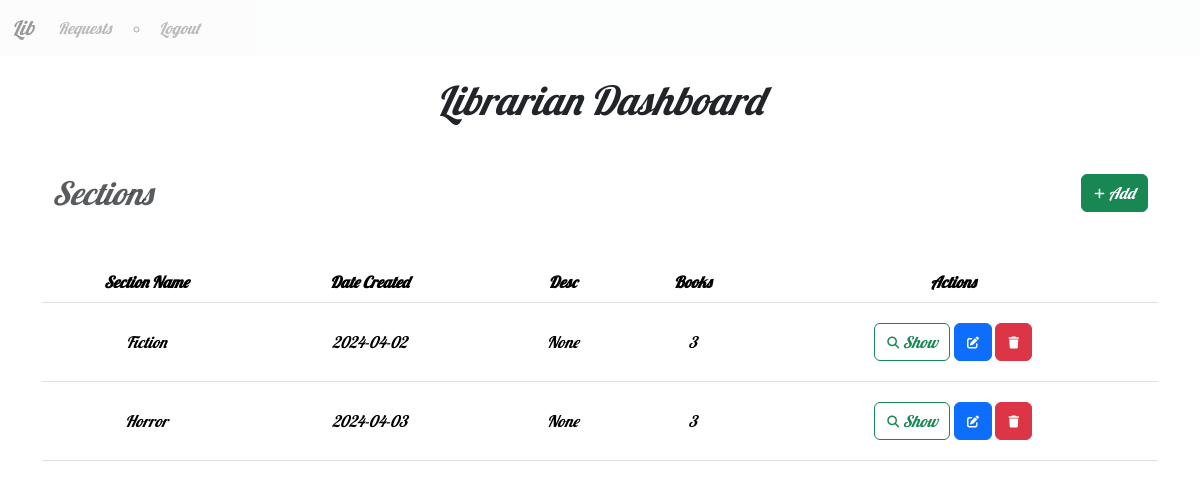
Page /admin (signed in) on the earlier database version.
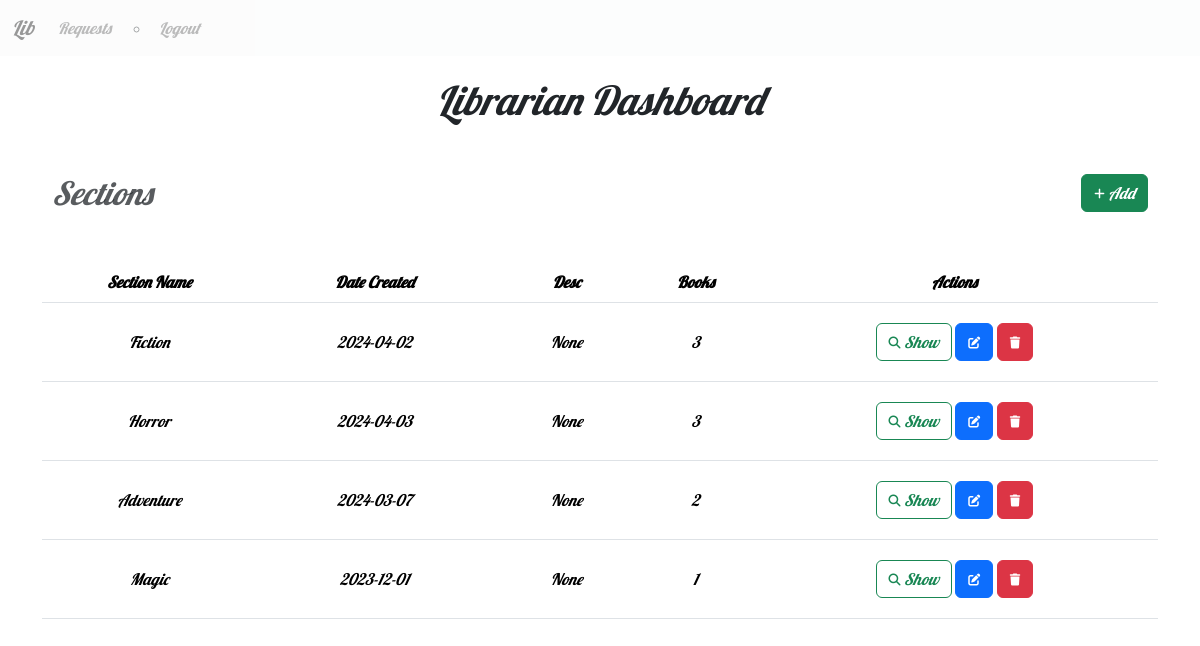
Same page on the later database version.
### models.py (models this page shows)
class Section(db.Model):
    id = db.Column(db.Integer,primary_key=True)
    name = db.Column(db.String[32],unique=True,nullable=False)
    date_created = db.Column(db.Date, nullable=False)
    desc = db.Column(db.String[512], nullable=True)
    books = db.relationship('Book',backref='section',lazy=True)

### routes.py (the view)
@app.route('/admin')
@admin_required
def admin():
    user = User.query.get(session['user_id'])
    if not user.is_admin:
        flash('Not Authorized')
        return redirect(url_for('index'))
    return render_template('admin.html', user=user, sections = Section.query.all())

### routes.py (called while the page is built)
def admin_required(func):
    @wraps(func)
    def inner(*args,**kwargs):
        if 'user_id' not in session:
            flash('Please Login.')
            return redirect(url_for('login'))
        user = User.query.get(session['user_id'])
        if not user.is_admin:
            flash('Not Authorized')
            return redirect(url_for('index'))
        return func(*args,**kwargs)
    return inner

### templates/admin.html (shortened to what this page needs)
{% extends 'layout.html' %}
{% block content %}
    <h1>Librarian Dashboard</h1>
    <div class="Heading">
        <h2 class="text-muted">Sections</h2>
        <a class="btn btn-success" href="{{url_for('add_section')}}">
            <i class="fas fa-plus fa-xs"></i>
            Add
        </a>
    </div>
    <table class="table">
        <thead>
            <tr>
                <th>Section Name</th>
                <th>Date Created</th>
                <th>Desc</th>
                <th>Books</th>
                <th>Actions</th>
            </tr>
        </thead>
        <tbody>
            {% for section in sections %}
                <tr>
                    <td>{{section.name}}</td>
                    <td>{{section.date_created}}</td>
                    <td>{{section.desc}}</td>
                    <td>{{section.books|length}}</td>
                    <td>
                        <a href="{{url_for('show_section', id=section.id)}}" class="btn btn-outline-success">
                            <i class="fas fa-search fa-xs"></i>
                            Show
                        </a>
                        <a href="{{url_for('edit_section', id=section.id)}}" class="btn btn-primary">
                            <i class="fas fa-edit fa-xs"></i>
                        </a>
                        <a href="{{url_for('delete_section', id=section.id)}}" class="btn btn-danger">
                            <i class="fas fa-trash fa-xs"></i>
                        </a>
                    </td>
                </tr>
            {% endfor %}
        </tbody>
    </table>
</div>
{% endblock %}

Differences in the rows shown:
added Section: name "Adventure", date_created "2024-03-07", desc "None", books|length "2"
added Section: name "Magic", date_created "2023-12-01", desc "None", books|length "1"
